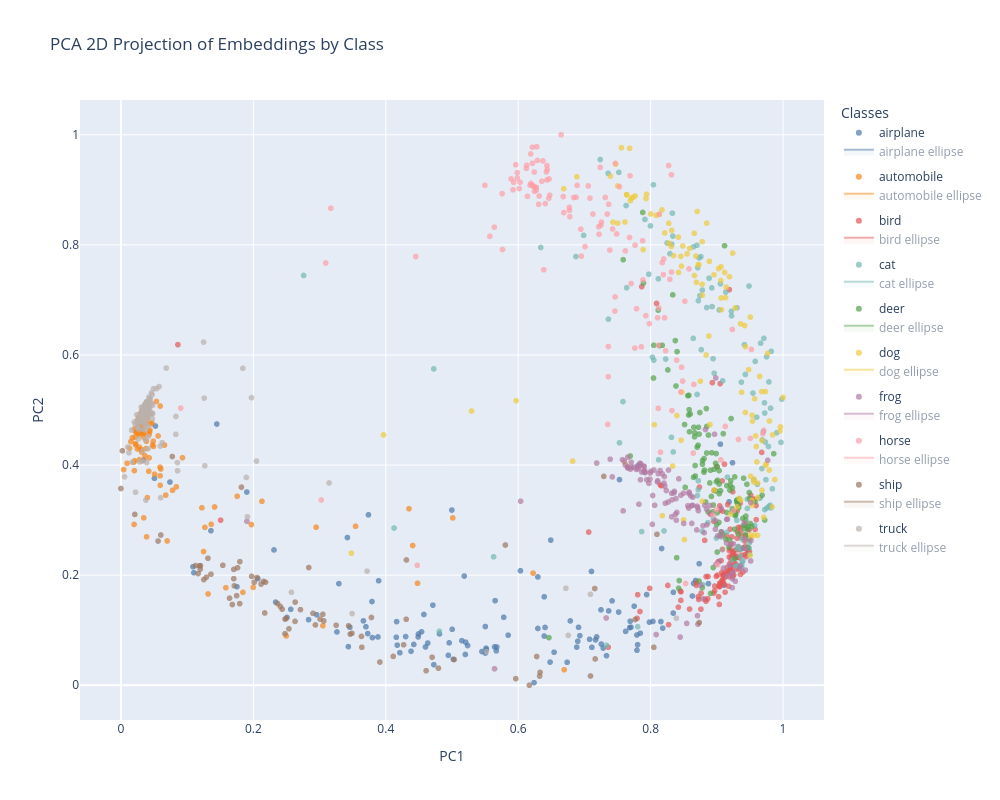

Write notebook code for a chart like this one.
### Code cell
pca_2d_df = pd.DataFrame({
    'PC1': embeddings_2d[:, 0],
    'PC2': embeddings_2d[:, 1],
    'Label': labels_array,
    'Class': [label_names[int(label)] for label in labels_array]
})

fig = px.scatter(
    pca_2d_df, x='PC1', y='PC2',
    color='Class',
    color_discrete_sequence=px.colors.qualitative.T10,
    hover_data={'Label': True, 'Class': True, 'PC1': ':.3f', 'PC2': ':.3f'},
    title='PCA 2D Projection of Embeddings by Class',
    opacity=0.7
)
fig.update_traces(marker=dict(size=6))
fig.update_layout(
    xaxis_title='PC1',
    yaxis_title='PC2',
    width=1000,
    height=800,
    legend=dict(title='Classes')
)

# For legend and fill colors:
class_to_color = {
    tr.legendgroup: tr.marker.color
    for tr in fig.data
    if getattr(tr, "mode", "") == "markers" and tr.legendgroup
}

# Plot for display (ellipses as legendonly, ellipses have legend entry)
for cls, g in pca_2d_df.groupby('Class'):
    ep = ellipse_params[cls]
    center, w, h, angle = ep["center"], ep["width"], ep["height"], ep["angle"]

    t = np.linspace(0, 2 * np.pi, 200)
    ex, ey = (w / 2) * np.cos(t), (h / 2) * np.sin(t)
    c, s = np.cos(np.deg2rad(angle)), np.sin(np.deg2rad(angle))
    x = c * ex - s *ey + center[0]
    y = s * ex + c * ey + center[1]

    col = class_to_color.get(cls, px.colors.qualitative.T10[0])
    fig.add_trace(go.Scatter(
        x=x, y=y,
        mode='lines',
        name=f'{cls} ellipse',
        legendgroup=str(cls),
        showlegend=True,
        visible='legendonly',
        line=dict(color=col, width=2),
        fill='toself',
        fillcolor=hex_to_rgba(col, 0.12),
        hoverinfo='skip'
    ))

fig.update_layout(legend=dict(
    title='Classes',
    groupclick='toggleitem',
    itemclick='toggle',
    itemdoubleclick='toggleothers',
    tracegroupgap=6
))
fig.show()

# Save version with all ellipses visible, but no ellipse legend
fig_all_ellipses = px.scatter(
    pca_2d_df, x='PC1', y='PC2',
    color='Class',
    color_discrete_sequence=px.colors.qualitative.T10,
    hover_data={'Label': True, 'Class': True, 'PC1': ':.3f', 'PC2': ':.3f'},
    title='PCA 2D Projection of Embeddings by Class',
    opacity=0.7
)
fig_all_ellipses.update_traces(marker=dict(size=6))
fig_all_ellipses.update_layout(
    xaxis_title='PC1',
    yaxis_title='PC2',
    width=1000,
    height=800,
    legend=dict(title='Classes')
)
class_to_color = {
    tr.legendgroup: tr.marker.color
    for tr in fig_all_ellipses.data
    if getattr(tr, "mode", "") == "markers" and tr.legendgroup
}

for cls, g in pca_2d_df.groupby('Class'):
    ep = ellipse_params[cls]
    center, w, h, angle = ep["center"], ep["width"], ep["height"], ep["angle"]

    t = np.linspace(0, 2 * np.pi, 200)
    ex, ey = (w / 2) * np.cos(t), (h / 2) * np.sin(t)
    c, s = np.cos(np.deg2rad(angle)), np.sin(np.deg2rad(angle))
    x = c * ex - s * ey + center[0]
    y = s * ex + c * ey + center[1]

    col = class_to_color.get(cls, px.colors.qualitative.T10[0])
    # These ellipses are NOT shown in the legend
    fig_all_ellipses.add_trace(go.Scatter(
        x=x, y=y,
        mode='lines',
        name=None,
        legendgroup=str(cls),
        showlegend=False,
        line=dict(color=col, width=2),
        fill='toself',
        fillcolor=hex_to_rgba(col, 0.12),
        hoverinfo='skip'
    ))

# Save PNG (save_dir must exist)
png_path = save_dir / "embeddings_2d_with_ellipses.png"
fig_all_ellipses.write_image(str(png_path), scale=2, width=1000, height=800)
